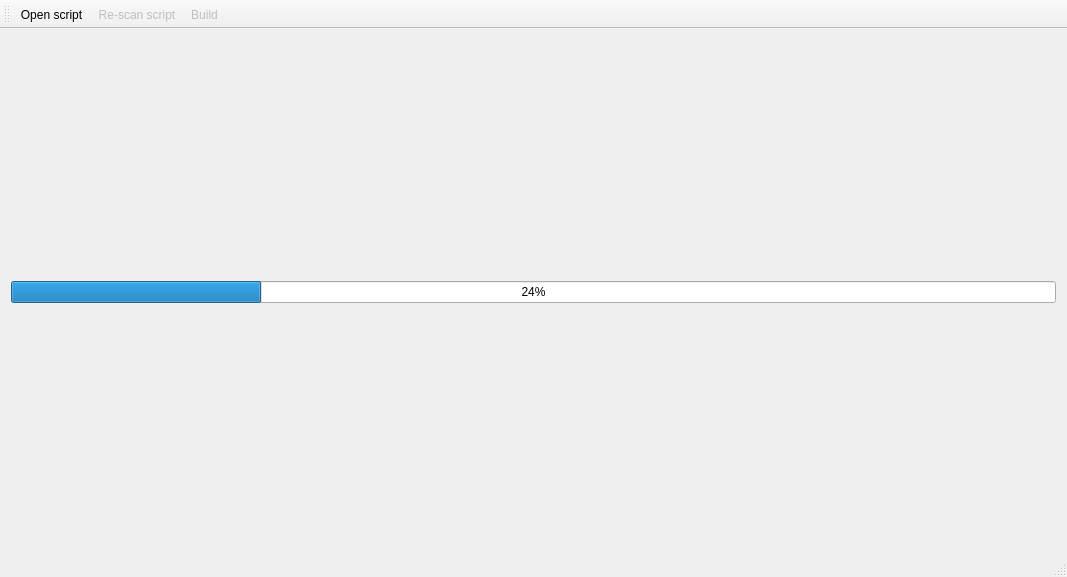
<?xml version="1.0" encoding="UTF-8"?>
<ui version="4.0">
 <class>MainWindow</class>
 <widget class="QMainWindow" name="MainWindow">
  <property name="geometry">
   <rect>
    <x>0</x>
    <y>0</y>
    <width>1067</width>
    <height>577</height>
   </rect>
  </property>
  <property name="windowTitle">
   <string>Builder</string>
  </property>
  <property name="windowIcon">
   <iconset resource="resources.qrc">
    <normaloff>:/icons/appicon</normaloff>:/icons/appicon</iconset>
  </property>
  <property name="toolButtonStyle">
   <enum>Qt::ToolButtonTextUnderIcon</enum>
  </property>
  <widget class="QWidget" name="centralWidget">
   <layout class="QVBoxLayout" name="verticalLayout">
    <property name="spacing">
     <number>0</number>
    </property>
    <property name="leftMargin">
     <number>0</number>
    </property>
    <property name="topMargin">
     <number>0</number>
    </property>
    <property name="rightMargin">
     <number>0</number>
    </property>
    <property name="bottomMargin">
     <number>0</number>
    </property>
    <item>
     <widget class="QStackedWidget" name="mainStack">
      <property name="currentIndex">
       <number>2</number>
      </property>
      <widget class="QWidget" name="mainPage">
       <layout class="QVBoxLayout" name="verticalLayout_2">
        <property name="spacing">
         <number>0</number>
        </property>
        <property name="leftMargin">
         <number>0</number>
        </property>
        <property name="topMargin">
         <number>0</number>
        </property>
        <property name="rightMargin">
         <number>0</number>
        </property>
        <property name="bottomMargin">
         <number>0</number>
        </property>
        <item>
         <widget class="QTreeWidget" name="treeWidget">
          <property name="frameShape">
           <enum>QFrame::NoFrame</enum>
          </property>
          <property name="editTriggers">
           <set>QAbstractItemView::NoEditTriggers</set>
          </property>
          <property name="alternatingRowColors">
           <bool>true</bool>
          </property>
          <property name="selectionMode">
           <enum>QAbstractItemView::ExtendedSelection</enum>
          </property>
          <property name="animated">
           <bool>true</bool>
          </property>
          <column>
           <property name="text">
            <string>Status</string>
           </property>
          </column>
          <column>
           <property name="text">
            <string>Line</string>
           </property>
          </column>
          <column>
           <property name="text">
            <string>Name</string>
           </property>
          </column>
          <column>
           <property name="text">
            <string>Path</string>
           </property>
          </column>
         </widget>
        </item>
       </layout>
      </widget>
      <widget class="QWidget" name="settingsPage">
       <layout class="QVBoxLayout" name="verticalLayout_4">
        <property name="spacing">
         <number>0</number>
        </property>
        <property name="leftMargin">
         <number>0</number>
        </property>
        <property name="topMargin">
         <number>0</number>
        </property>
        <property name="rightMargin">
         <number>0</number>
        </property>
        <property name="bottomMargin">
         <number>0</number>
        </property>
       </layout>
      </widget>
      <widget class="QWidget" name="progressPage">
       <layout class="QVBoxLayout" name="verticalLayout_3">
        <item>
         <spacer name="verticalSpacer">
          <property name="orientation">
           <enum>Qt::Vertical</enum>
          </property>
          <property name="sizeHint" stdset="0">
           <size>
            <width>20</width>
            <height>40</height>
           </size>
          </property>
         </spacer>
        </item>
        <item>
         <widget class="QProgressBar" name="progressBar">
          <property name="value">
           <number>24</number>
          </property>
         </widget>
        </item>
        <item>
         <spacer name="verticalSpacer_2">
          <property name="orientation">
           <enum>Qt::Vertical</enum>
          </property>
          <property name="sizeHint" stdset="0">
           <size>
            <width>20</width>
            <height>40</height>
           </size>
          </property>
         </spacer>
        </item>
       </layout>
      </widget>
     </widget>
    </item>
   </layout>
  </widget>
  <widget class="QToolBar" name="mainToolBar">
   <attribute name="toolBarArea">
    <enum>TopToolBarArea</enum>
   </attribute>
   <attribute name="toolBarBreak">
    <bool>false</bool>
   </attribute>
   <addaction name="actionOpen_Script"/>
   <addaction name="actionRe_scan_script"/>
   <addaction name="actionBuild"/>
  </widget>
  <widget class="QStatusBar" name="mainStatusBar"/>
  <action name="actionOpen_Script">
   <property name="icon">
    <iconset resource="resources.qrc">
     <normaloff>:/icons/open</normaloff>:/icons/open</iconset>
   </property>
   <property name="text">
    <string>Open script...</string>
   </property>
   <property name="shortcut">
    <string>Ctrl+O</string>
   </property>
  </action>
  <action name="actionCollect_Files">
   <property name="enabled">
    <bool>false</bool>
   </property>
   <property name="text">
    <string>Collect files...</string>
   </property>
   <property name="toolTip">
    <string>Collect all needed files in one folder and update paths in the script.</string>
   </property>
   <property name="shortcut">
    <string>Ctrl+A</string>
   </property>
  </action>
  <action name="actionBuild">
   <property name="enabled">
    <bool>false</bool>
   </property>
   <property name="icon">
    <iconset resource="resources.qrc">
     <normaloff>:/icons/export</normaloff>:/icons/export</iconset>
   </property>
   <property name="text">
    <string>Build...</string>
   </property>
   <property name="toolTip">
    <string>Build the script in a single file</string>
   </property>
   <property name="shortcut">
    <string>Ctrl+B</string>
   </property>
  </action>
  <action name="actionStringify_Binary">
   <property name="text">
    <string>Stringify binary...</string>
   </property>
   <property name="toolTip">
    <string>Stringify binary</string>
   </property>
  </action>
  <action name="actionRe_scan_script">
   <property name="enabled">
    <bool>false</bool>
   </property>
   <property name="icon">
    <iconset resource="resources.qrc">
     <normaloff>:/icons/scan</normaloff>:/icons/scan</iconset>
   </property>
   <property name="text">
    <string>Re-scan script</string>
   </property>
   <property name="shortcut">
    <string>F5, Ctrl+R</string>
   </property>
  </action>
  <action name="actionIgnoreJSDoc">
   <property name="checkable">
    <bool>true</bool>
   </property>
   <property name="text">
    <string>Ignore /** */</string>
   </property>
  </action>
  <action name="actionIgnoreBlockComments">
   <property name="checkable">
    <bool>true</bool>
   </property>
   <property name="text">
    <string>Ignore /* */</string>
   </property>
  </action>
  <action name="actionIgnoreLineComments">
   <property name="checkable">
    <bool>true</bool>
   </property>
   <property name="text">
    <string>Ignore //</string>
   </property>
  </action>
  <action name="actionKeepLicense">
   <property name="checkable">
    <bool>true</bool>
   </property>
   <property name="checked">
    <bool>true</bool>
   </property>
   <property name="text">
    <string>Keep /* License */</string>
   </property>
  </action>
  <action name="actionSettings">
   <property name="checkable">
    <bool>true</bool>
   </property>
   <property name="icon">
    <iconset resource="resources.qrc">
     <normaloff>:/icons/cogs</normaloff>:/icons/cogs</iconset>
   </property>
   <property name="text">
    <string>Settings</string>
   </property>
  </action>
  <action name="actionBuild_JSDoc">
   <property name="checkable">
    <bool>true</bool>
   </property>
   <property name="text">
    <string>Build JSDoc</string>
   </property>
  </action>
  <action name="actionAbout_Qt">
   <property name="text">
    <string>About Qt...</string>
   </property>
  </action>
  <action name="actionHelp">
   <property name="icon">
    <iconset resource="resources.qrc">
     <normaloff>:/icons/help_m</normaloff>:/icons/help_m</iconset>
   </property>
   <property name="text">
    <string>Get help</string>
   </property>
   <property name="shortcut">
    <string>F1</string>
   </property>
  </action>
  <action name="actionBug_Report">
   <property name="icon">
    <iconset resource="resources.qrc">
     <normaloff>:/icons/bugreport</normaloff>:/icons/bugreport</iconset>
   </property>
   <property name="text">
    <string>Bug Report</string>
   </property>
   <property name="toolTip">
    <string>Report a bug / Request a feature</string>
   </property>
  </action>
  <action name="actionChat">
   <property name="icon">
    <iconset resource="resources.qrc">
     <normaloff>:/icons/chat</normaloff>:/icons/chat</iconset>
   </property>
   <property name="text">
    <string>Chat</string>
   </property>
  </action>
 </widget>
 <layoutdefault spacing="6" margin="11"/>
 <resources>
  <include location="resources.qrc"/>
 </resources>
 <connections/>
</ui>
